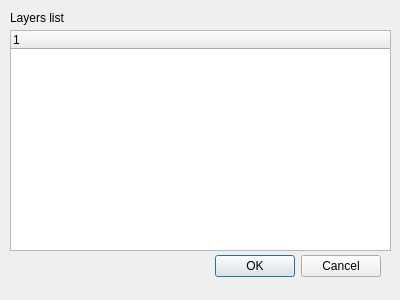
<?xml version="1.0" encoding="UTF-8"?>
<ui version="4.0">
 <class>QGreenlandCustomizerDialogBase</class>
 <widget class="QDialog" name="QGreenlandCustomizerDialogBase">
  <property name="geometry">
   <rect>
    <x>0</x>
    <y>0</y>
    <width>400</width>
    <height>300</height>
   </rect>
  </property>
  <property name="windowTitle">
   <string>QGreenland Customizer</string>
  </property>
  <widget class="QDialogButtonBox" name="button_box">
   <property name="geometry">
    <rect>
     <x>40</x>
     <y>250</y>
     <width>341</width>
     <height>32</height>
    </rect>
   </property>
   <property name="orientation">
    <enum>Qt::Horizontal</enum>
   </property>
   <property name="standardButtons">
    <set>QDialogButtonBox::Cancel|QDialogButtonBox::Ok</set>
   </property>
  </widget>
  <widget class="QLabel" name="label">
   <property name="geometry">
    <rect>
     <x>10</x>
     <y>10</y>
     <width>81</width>
     <height>16</height>
    </rect>
   </property>
   <property name="text">
    <string>Layers list</string>
   </property>
  </widget>
  <widget class="QTreeWidget" name="treeWidget">
   <property name="geometry">
    <rect>
     <x>10</x>
     <y>30</y>
     <width>381</width>
     <height>221</height>
    </rect>
   </property>
   <column>
    <property name="text">
     <string notr="true">1</string>
    </property>
   </column>
  </widget>
 </widget>
 <resources/>
 <connections>
  <connection>
   <sender>button_box</sender>
   <signal>accepted()</signal>
   <receiver>QGreenlandCustomizerDialogBase</receiver>
   <slot>accept()</slot>
   <hints>
    <hint type="sourcelabel">
     <x>20</x>
     <y>20</y>
    </hint>
    <hint type="destinationlabel">
     <x>20</x>
     <y>20</y>
    </hint>
   </hints>
  </connection>
  <connection>
   <sender>button_box</sender>
   <signal>rejected()</signal>
   <receiver>QGreenlandCustomizerDialogBase</receiver>
   <slot>reject()</slot>
   <hints>
    <hint type="sourcelabel">
     <x>20</x>
     <y>20</y>
    </hint>
    <hint type="destinationlabel">
     <x>20</x>
     <y>20</y>
    </hint>
   </hints>
  </connection>
 </connections>
</ui>
